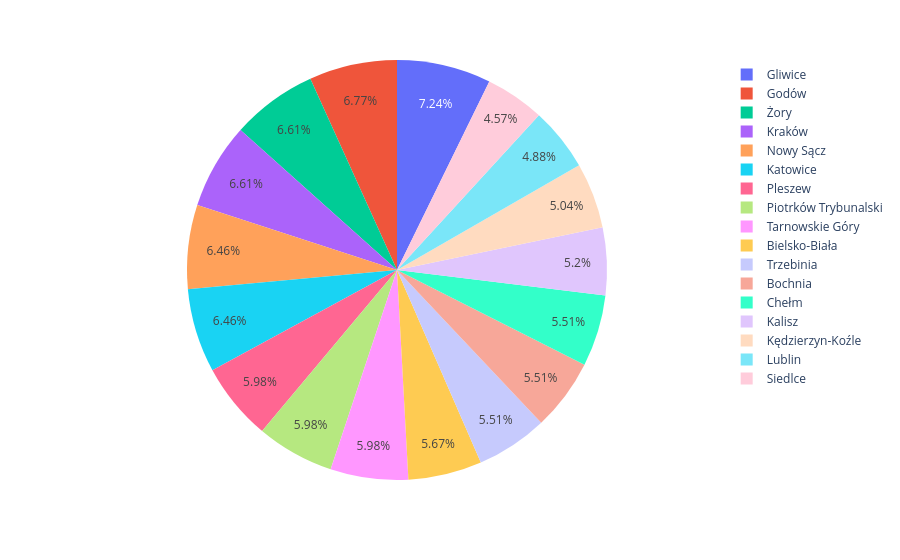

Notebook code cell kept with this figure:
### Code cell
import plotly.express as px
px.pie(data_frame=poland_df,names=poland_df['City/Town'],values=poland_df['PM10'])

### Figure 1 — Plotly figure (JSON) as saved in the notebook; plotly's stock layout.template omitted (floating-point values rounded to 4 significant figures)
{"data": [{"domain": {"x": [0, 1], "y": [0, 1]}, "hovertemplate": "City/Town=%{label}<br>PM10=%{value}<extra></extra>", "labels": ["Siedlce", "Lublin", "Kędzierzyn-Koźle", "Kalisz", "Trzebinia", "Bochnia", "Chełm", "Bielsko-Biała", "Pleszew", "Piotrków Trybunalski", "Tarnowskie Góry", "Nowy Sącz", "Katowice", "Żory", "Kraków", "Godów", "Gliwice"], "legendgroup": "", "name": "", "showlegend": true, "type": "pie", "values": [29, 31, 32, 33, 35, 35, 35, 36, 38, 38, 38, 41, 41, 42, 42, 43, 46]}], "layout": {"legend": {"tracegroupgap": 0}, "margin": {"t": 60}}}
